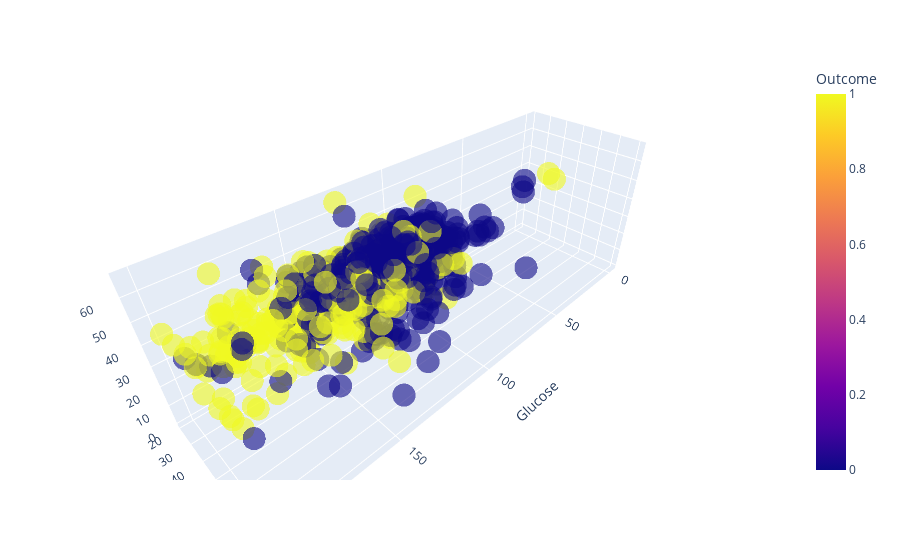

The cell this chart's notebook holds for it:
### Markdown cell above
## PLot 3D

### Code cell
fig = py.scatter_3d(df,x='Glucose',y='Age',z='BMI',color ='Outcome',animation_group = 'Age',opacity = 0.6)

fig.show()

### Figure 1 — Plotly figure (JSON) as saved in the notebook; plotly's stock layout.template omitted (floating-point values rounded to 4 significant figures; data arrays with more than 128 entries replaced by an {"elided": "..."} marker saying what was removed)
{"data": [{"hovertemplate": "Glucose=%{x}<br>Age=%{y}<br>BMI=%{z}<br>Outcome=%{marker.color}<extra></extra>", "ids": {"elided": "768 int values"}, "legendgroup": "", "marker": {"color": {"elided": "768 int values"}, "coloraxis": "coloraxis", "opacity": 0.6, "symbol": "circle"}, "mode": "markers", "name": "", "scene": "scene", "showlegend": false, "type": "scatter3d", "x": {"elided": "768 int values"}, "y": {"elided": "768 int values"}, "z": {"elided": "768 float values"}}], "layout": {"coloraxis": {"colorbar": {"title": {"text": "Outcome"}}, "colorscale": [[0, "#0d0887"], [0.1111, "#46039f"], [0.2222, "#7201a8"], [0.3333, "#9c179e"], [0.4444, "#bd3786"], [0.5556, "#d8576b"], [0.6667, "#ed7953"], [0.7778, "#fb9f3a"], [0.8889, "#fdca26"], [1, "#f0f921"]]}, "legend": {"tracegroupgap": 0}, "margin": {"t": 60}, "scene": {"domain": {"x": [0, 1], "y": [0, 1]}, "xaxis": {"title": {"text": "Glucose"}}, "yaxis": {"title": {"text": "Age"}}, "zaxis": {"title": {"text": "BMI"}}}}}
